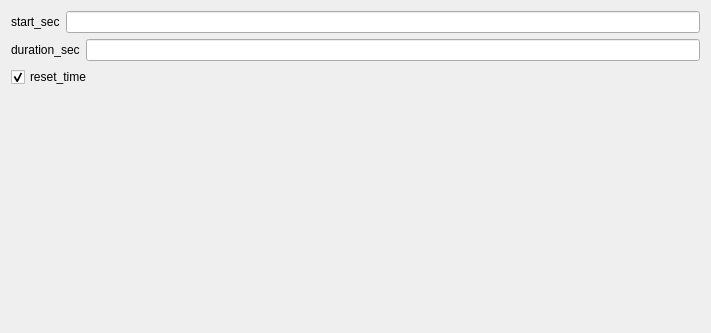
<?xml version="1.0" encoding="UTF-8"?>
<ui version="4.0">
 <class>TrimSignalSettingsView</class>
 <widget class="QWidget" name="TrimSignalSettingsView">
  <property name="geometry">
   <rect>
    <x>0</x>
    <y>0</y>
    <width>711</width>
    <height>333</height>
   </rect>
  </property>
  <property name="windowTitle">
   <string>Form</string>
  </property>
  <property name="styleSheet">
   <string notr="true">font: 12pt &quot;Roboto&quot;;</string>
  </property>
  <layout class="QVBoxLayout" name="verticalLayout">
   <item>
    <layout class="QHBoxLayout" name="start_sec_horizontalLayout">
     <item>
      <widget class="QLabel" name="start_sec_label">
       <property name="text">
        <string>start_sec</string>
       </property>
      </widget>
     </item>
     <item>
      <widget class="QLineEdit" name="start_sec_lineedit"/>
     </item>
    </layout>
   </item>
   <item>
    <layout class="QHBoxLayout" name="duration_sec_horizontalLayout">
     <item>
      <widget class="QLabel" name="duration_sec_label">
       <property name="text">
        <string>duration_sec</string>
       </property>
      </widget>
     </item>
     <item>
      <widget class="QLineEdit" name="duration_sec_lineedit"/>
     </item>
    </layout>
   </item>
   <item>
    <layout class="QHBoxLayout" name="reset_time_horizontalLayout">
     <item>
      <widget class="QCheckBox" name="checkBox">
       <property name="text">
        <string>reset_time</string>
       </property>
       <property name="checked">
        <bool>true</bool>
       </property>
      </widget>
     </item>
    </layout>
   </item>
   <item>
    <spacer name="verticalSpacer">
     <property name="orientation">
      <enum>Qt::Orientation::Vertical</enum>
     </property>
     <property name="sizeHint" stdset="0">
      <size>
       <width>20</width>
       <height>40</height>
      </size>
     </property>
    </spacer>
   </item>
  </layout>
 </widget>
 <resources>
  <include location="../../../../snooz-toolbox/src/main/python/ui/themes/themes.qrc"/>
 </resources>
 <connections/>
</ui>
